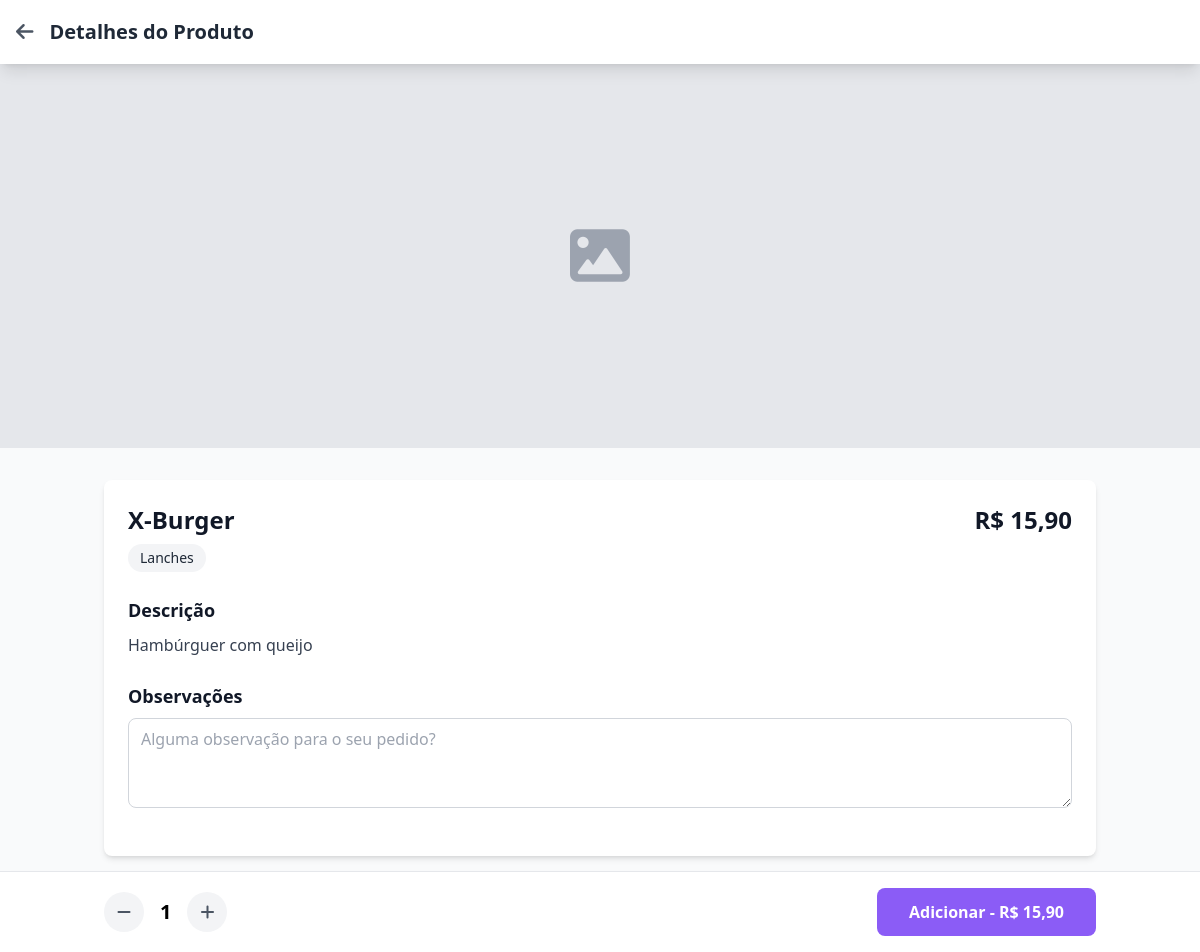
Page /produto.php?id=1 on the committed database.
### tables this page shows
CREATE TABLE IF NOT EXISTS `produtos` (
  `id` int(11) NOT NULL AUTO_INCREMENT,
  `nome` varchar(100) NOT NULL,
  `descricao` text DEFAULT NULL,
  `preco` decimal(10,2) NOT NULL,
  `categoria_id` int(11) NOT NULL,
  `imagem` longtext DEFAULT NULL,
  `ativo` tinyint(1) DEFAULT 1,
  `tem_complementos` tinyint(1) DEFAULT 0,
  `created_at` timestamp NULL DEFAULT current_timestamp(),
  `updated_at` timestamp NULL DEFAULT current_timestamp() ON UPDATE current_timestamp(),
  PRIMARY KEY (`id`),
  KEY `categoria_id` (`categoria_id`)
);

CREATE TABLE IF NOT EXISTS `categorias` (
  `id` int(11) NOT NULL AUTO_INCREMENT,
  `nome` varchar(100) NOT NULL,
  `descricao` text DEFAULT NULL,
  `ativo` tinyint(1) DEFAULT 1,
  `created_at` timestamp NULL DEFAULT current_timestamp(),
  `updated_at` timestamp NULL DEFAULT current_timestamp() ON UPDATE current_timestamp(),
  PRIMARY KEY (`id`)
);

### produto.php (the view, shortened to what this page needs)
<?php
$database = new Database();
$db = $database->getConnection();
$query = "SELECT p.*, c.nome as categoria_nome
          FROM produtos p
          LEFT JOIN categorias c ON p.categoria_id = c.id
          WHERE p.id = ?";
$stmt = $db->prepare($query);
$stmt->execute([$_GET['id']]);
$produto = $stmt->fetch(PDO::FETCH_ASSOC);
?>
<!DOCTYPE html>
<html lang="pt-BR">
<head>
    <script src="https://cdn.tailwindcss.com"></script>
    <link rel="stylesheet" href="https://cdnjs.cloudflare.com/ajax/libs/font-awesome/6.0.0/css/all.min.css">
    <link rel="stylesheet" href="assets/css/menu.css">
</head>
<body class="bg-gray-50">
    <nav class="bg-white shadow-lg sticky top-0 z-50">
        <div class="max-w-7xl mx-auto px-4">
            <div class="flex justify-between h-16">
                <div class="flex items-center">
                    <a href="javascript:history.back()" class="text-gray-600 hover:text-gray-900 mr-4">
                        <i class="fas fa-arrow-left text-xl"></i>
                    </a>
                    <h1 class="text-xl font-semibold text-gray-800">Detalhes do Produto</h1>
                </div>
            </div>
        </div>
    </nav>
    <div class="w-full h-64 md:h-96 bg-gray-200">
        <?php if ($produto['imagem']): ?>
            <img src="<?php echo htmlspecialchars($produto['imagem']); ?>"
                 alt="<?php echo htmlspecialchars($produto['nome']); ?>"
                 class="w-full h-full object-cover">
        <?php else: ?>
            <div class="w-full h-full flex items-center justify-center">
                <i class="fas fa-image text-gray-400 text-6xl"></i>
            </div>
        <?php endif; ?>
    </div>
    <div class="container mx-auto px-4 py-8 pb-24">
        <div class="bg-white rounded-lg shadow-md p-6">
            <div class="mb-6">
                <div class="flex justify-between items-start">
                    <div>
                        <h1 class="text-2xl font-bold text-gray-900">
                            <?php echo htmlspecialchars($produto['nome']); ?>
                        </h1>
                        <?php if ($produto['categoria_nome']): ?>
                        <span class="inline-block mt-2 px-3 py-1 text-sm font-medium bg-gray-100 text-gray-800 rounded-full">
                            <?php echo htmlspecialchars($produto['categoria_nome']); ?>
                        </span>
                        <?php endif; ?>
                    </div>
                    <div class="text-2xl font-bold text-gray-900">
                        R$ <?php echo number_format($produto['preco'], 2, ',', '.'); ?>
                    </div>
                </div>
            </div>
            <div class="mb-6">
                <h2 class="text-lg font-semibold text-gray-900 mb-2">Descrição</h2>
                <p class="text-gray-700 leading-relaxed">
                    <?php echo nl2br(htmlspecialchars($produto['descricao'])); ?>
                </p>
            </div>
            <div class="mb-6">
                <h2 class="text-lg font-semibold text-gray-900 mb-2">Observações</h2>
                <textarea id="observacoes" class="w-full px-3 py-2 border border-gray-300 rounded-lg focus:outline-none focus:border-blue-500"
                          rows="3" placeholder="Alguma observação para o seu pedido?"></textarea>
            </div>
        </div>
    </div>
    <div class="fixed bottom-0 left-0 right-0 bg-white shadow-lg border-t">
        <div class="container mx-auto px-4 py-4">
            <div class="flex items-center justify-between">
                <div class="flex items-center">
                    <button onclick="diminuirQuantidade()" class="w-10 h-10 rounded-full bg-gray-100 flex items-center justify-center">
                        <i class="fas fa-minus text-gray-600"></i>
                    </button>
                    <span id="quantidade" class="mx-4 text-xl font-semibold">1</span>
                    <button onclick="aumentarQuantidade()" class="w-10 h-10 rounded-full bg-gray-100 flex items-center justify-center">
                        <i class="fas fa-plus text-gray-600"></i>
                    </button>
                </div>
                <button onclick="adicionarAoCarrinho()"
                        class="add-to-cart-btn px-8 py-3 rounded-lg text-white font-semibold transition-colors duration-200">
                    Adicionar - R$ <span id="preco-total"><?php
                        $preco_total = $produto['preco'];
                        echo number_format($preco_total, 2, ',', '.');
                    ?></span>
                </button>
            </div>
        </div>
    </div>
</body>
</html>

### produto.php (style rules this page uses)
.add-to-cart-btn { background-color: var(--theme-color) !important; transition: opacity 0.2s; }

### rows in the picture
produtos: nome "X-Burger", categoria.nome "Lanches", preco "15,90", descricao "Hambúrguer com queijo"
